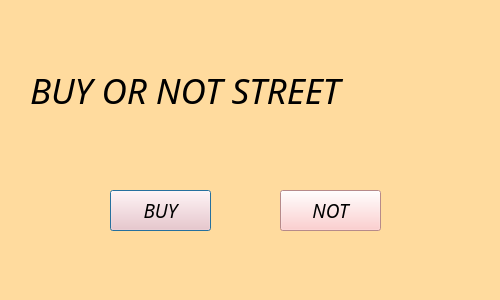
<?xml version="1.0" encoding="UTF-8"?>
<ui version="4.0">
 <class>buyORnot</class>
 <widget class="QDialog" name="buyORnot">
  <property name="geometry">
   <rect>
    <x>0</x>
    <y>0</y>
    <width>500</width>
    <height>300</height>
   </rect>
  </property>
  <property name="windowTitle">
   <string>Buy or Not</string>
  </property>
  <property name="styleSheet">
   <string notr="true">background-color: rgb(255, 219, 158);</string>
  </property>
  <widget class="QLabel" name="buyornot">
   <property name="geometry">
    <rect>
     <x>30</x>
     <y>60</y>
     <width>441</width>
     <height>61</height>
    </rect>
   </property>
   <property name="font">
    <font>
     <family>Humnst777 Blk BT</family>
     <pointsize>26</pointsize>
     <italic>true</italic>
    </font>
   </property>
   <property name="text">
    <string>BUY OR NOT STREET</string>
   </property>
  </widget>
  <widget class="QPushButton" name="buy">
   <property name="geometry">
    <rect>
     <x>110</x>
     <y>190</y>
     <width>101</width>
     <height>41</height>
    </rect>
   </property>
   <property name="font">
    <font>
     <family>Humnst777 Blk BT</family>
     <pointsize>14</pointsize>
     <italic>true</italic>
    </font>
   </property>
   <property name="styleSheet">
    <string notr="true">background-color: rgb(255, 193, 193);</string>
   </property>
   <property name="text">
    <string>BUY</string>
   </property>
  </widget>
  <widget class="QPushButton" name="ansnot">
   <property name="geometry">
    <rect>
     <x>280</x>
     <y>190</y>
     <width>101</width>
     <height>41</height>
    </rect>
   </property>
   <property name="font">
    <font>
     <family>Humnst777 Blk BT</family>
     <pointsize>14</pointsize>
     <italic>true</italic>
    </font>
   </property>
   <property name="styleSheet">
    <string notr="true">background-color: rgb(255, 193, 193);</string>
   </property>
   <property name="text">
    <string>NOT</string>
   </property>
  </widget>
 </widget>
 <resources/>
 <connections/>
</ui>
